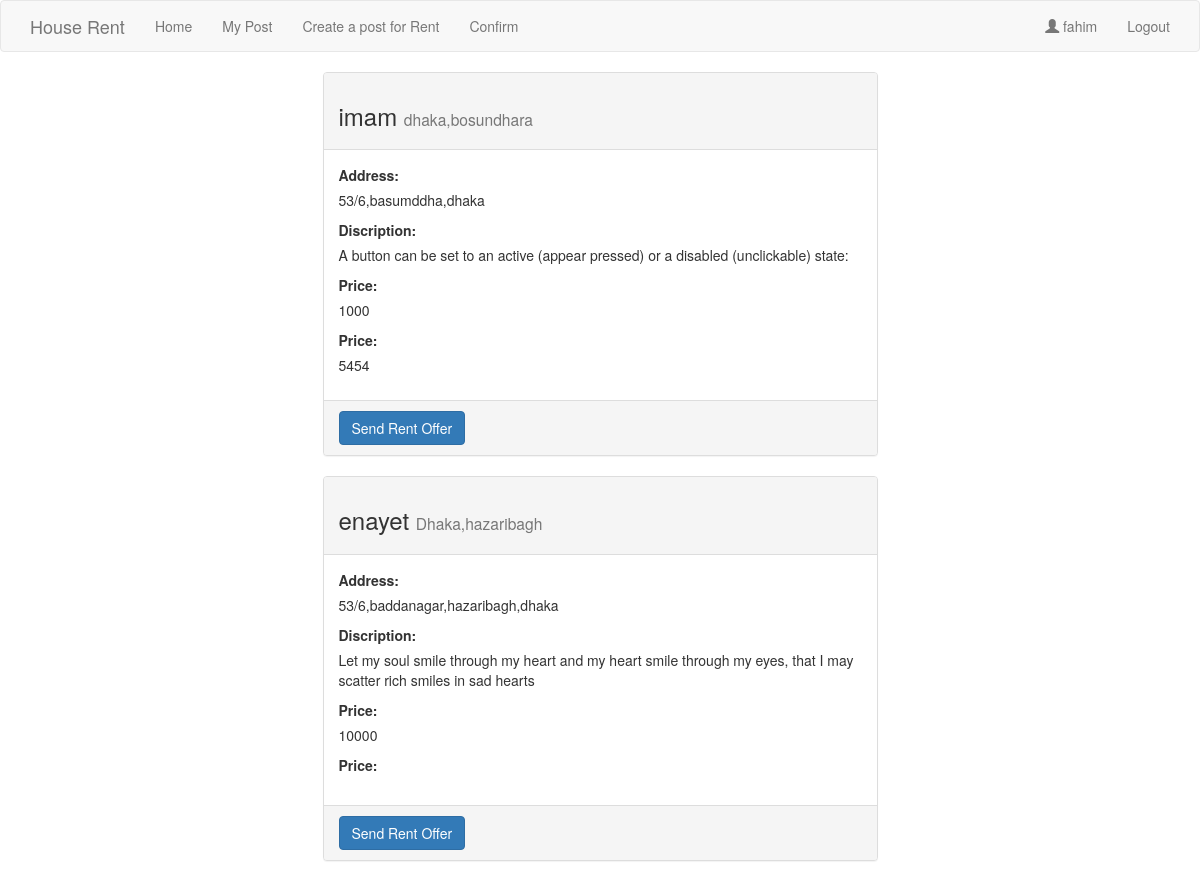
/main.php (signed in), run on the app's committed database.
### tables this page shows
CREATE TABLE `user` (
  `id` int(11) NOT NULL,
  `user_name` varchar(250) NOT NULL,
  `pass` varchar(250) NOT NULL,
  `email` varchar(300) NOT NULL,
  `name` varchar(300) NOT NULL,
  `mobile` varchar(100) NOT NULL
);

CREATE TABLE `post` (
  `id` int(11) NOT NULL,
  `member_id` int(11) NOT NULL,
  `city` varchar(300) NOT NULL,
  `area` varchar(300) NOT NULL,
  `discription` text NOT NULL,
  `available` tinyint(1) NOT NULL,
  `price` varchar(11) NOT NULL,
  `address` text NOT NULL
);

### main.php (the view, shortened to what this page needs)
<?php
include 'partials/main_head.php'
?>
<?php
include "partials/main_head_middle.php";
?>
<?php
include 'partials/navigation.php'
?>
<div class="container">
    <div class="row">
        <div class="col-md-6 col-md-offset-3">
            <?php
                $query = "
                SELECT post.id,post.city,post.area,post.discription,post.member_id,post.price,post.address,post.member_id,
                user.user_name ,user.mobile from post JOIN user ON user.id = post.member_id
                 ";
            if($connect->query($query)) {
                $result = $connect->query($query);
                ?>
                <?php
                while ($result2 = $result->fetch_assoc()) {
                    ?>
                    <?php
                    $post_id_1 = $result2['id'];
                    $query_check = "select id from offer_confirmed WHERE post_id = '$post_id_1' and confirm=1 ";
                    if (!($connect->query($query_check)->num_rows > 0)) {
                        ?>
                        <div class="panel panel-default">
                            <div class="panel-heading">
                                <p><?php echo "<h3>" . $result2['user_name'] . "" . " <small>" . $result2['city'] . "," . $result2['area'] . "</small></h3>"; ?></p>
                            </div>
                            <div class="panel-body">
                                <div class="">
                                    <label>Address:</label>
                                    <p><?php echo $result2['address']; ?></p>
                                    <label>Discription:</label>
                                    <p> <?php echo $result2['discription']; ?></p>
                                    <label>Price:</label>
                                    <p>  <?php echo $result2['price']; ?></p>
                                    <label>Price:</label>
                                    <p>  <?php echo $result2['mobile']; ?></p>
                                </div>
                            </div>
                            <div class="panel-footer">
                                <div class="row">
                                    <div class="col-md-2">
                                        <form action="<?php echo $_SERVER['PHP_SELF']; ?>" method="post">
                                            <input type="submit" name="offer" class="btn btn-primary "
                                                   value="Send Rent Offer">
                                        </form>
                                    </div>
                                </div>
                            </div>
                        </div>
                        <?php
                    }
                }
            }
            ?>
        </div>
    </div>
</div>
<?php
include 'partials/main_footer.php'
?>

### partials/main_head.php (shortened to what this page needs)
<!doctype html>
<html lang="en">
<head>
    <link rel="stylesheet" href="bootstrap/css/bootstrap.min.css">

### partials/main_head_middle.php
</head>
<body>

### partials/navigation.php (shortened to what this page needs)
<nav class="navbar navbar-default">
    <div class="container">
        <div class="navbar-header">
            <a class="navbar-brand" href="index.php">House Rent</a>
        </div>
        <ul class="nav navbar-nav">
            <?php
            if (isset($_SESSION['user_id'])){
            ?>
            <li><a href="main.php">Home</a></li>
            <li><a href="post.php">My Post</a></li>
                <li><a href="create_post.php">Create a post for Rent</a></li>
                <li><a href="confirm.php">Confirm</a></li>
            <?php } ?>
        </ul>
        <ul class="nav navbar-nav navbar-right">
            <?php
            if (!isset($_SESSION['user_id'])){
            ?>
            <li><a href="register.php"><span class="glyphicon glyphicon-user"></span> Sign Up</a></li>
            <li><a href="login.php"><span class="glyphicon glyphicon-log-in"></span> Login</a></li>
            <?php }else{
                ?>
            <?php
                $user_id = $_SESSION['user_id'];
                $query = "select user_name from user WHERE id = '$user_id'";
                if($connect->query($query)){
                    $result = $connect->query($query);
                    $result2 = $result->fetch_assoc();
                }
                ?>
                <li><a href=""><span class="glyphicon glyphicon-user"></span> <?php  echo $result2['user_name']; ?></a></li>
                <li><a href="logout.php">Logout</a></li>
            <?php
            } ?>
        </ul>
    </div>
</nav>

### partials/main_footer.php (shortened to what this page needs)
</body>
</html>

### data on the page
user: user_name "fahim"
post: user.user_name "imam", city "dhaka", area "bosundhara", address "53/6,basumddha,dhaka", discription "A button can be set to an active (appear pressed) or a disabled (unclickable) state:", price "1000", user.mobile "5454"
post: user.user_name "enayet", city "Dhaka", area "hazaribagh", address "53/6,baddanagar,hazaribagh,dhaka", discription "Let my soul smile through my heart and my heart smile through my eyes, that I may scatter rich smiles in sad hearts", price "10000"
